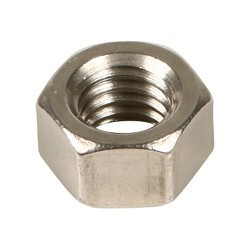
#> input picture examples/data/nuts_n_bolts_master/all_svm/test/nuts/0052.jpg, 250 x 250 px, found by its file name
$ jupyter execute --allow-errors 06.basic_ml_classifiers.ipynb   (older library calls are emulated)
#> lines starting #> are read from the running program, lines starting #| are printed output that depends on the picture; after the words box and inside, x2 and y2 are one past the last pixel; in counts of white or black regions, pixels touching at a corner belong together
#> in load_data_from_imgs, image is the input picture: shape (250, 250, 3); mean B, G, R 209.3, 215.4, 219.7
# Basic ML Classifiers

[cell 1]
import os
from os import path

import numpy as np
import cv2
from skimage import io, color, transform
import matplotlib.pyplot as plt

[cell 2]
def resize_image(img, size, padding=255):
    '''
    Resize the given image to specified size
    Inputs:
        img = Image to be resized (Numpy NDArray)
        size = Scalar value. Image will be resized to (size, size)
    Returns:
        reszd_img = Resized image (Numpy NDArray)
    '''
#> called with size = 250, padding = 255
    # Append zeros or ones based on the choice of padding
    # to maintain the aspect ratio of the image
    rows, cols = img.shape[:2]
#> rows = 250; cols = 250
    max_size = max(rows, cols)
#> max_size = 250
    canvas = np.ones((max_size, max_size), np.uint8) * padding

    # Place the actual image at the center of the canvas
    c_x, c_y = max_size / 2, max_size / 2
#> c_x = 125; c_y = 125
    x_beg = max(0, c_x - (cols / 2))
#> x_beg = 0
    y_beg = max(0, c_y - (rows / 2))
#> y_beg = 0
    x_end, y_end = x_beg + cols, y_beg + rows
#> x_end = 250; y_end = 250
    canvas[y_beg: y_end, x_beg: x_end] = img

    # Resize the image and write to op_dir_path specified
    reszd_img = transform.resize(canvas, (size, size))
    reszd_img = np.asarray(reszd_img * 255, np.uint8)
    return reszd_img

[cell 3]
def extract_features(image):
    '''
    Extract the features from the Image
    '''
    gray_img = cv2.cvtColor(image, cv2.COLOR_BGR2GRAY)
    gray_img = resize_image(gray_img, 250)
    gray_img = cv2.GaussianBlur(gray_img, (5, 5), 0)

    # Binarize the image using Adaptive thresholding
    th, bin_img = cv2.threshold(gray_img, 250, 255, cv2.THRESH_BINARY_INV)
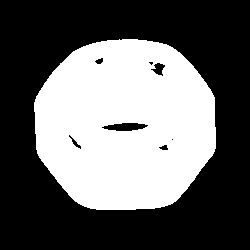
#> bin_img: shape (250, 250); 39.6% white; 1 white region, box (x1, y1, x2, y2) and area: (34, 39, 216, 210) 24736

    # Close the holes by Morphological operations (Erosion and Dilation)
    struct_elem = cv2.getStructuringElement(cv2.MORPH_RECT, (5, 5))
    smooth_bin_img = cv2.erode(bin_img, struct_elem, iterations=1)
#> smooth_bin_img: shape (250, 250); 36.2% white; 1 white region, box (x1, y1, x2, y2) and area: (36, 41, 214, 208) 22656
    smooth_bin_img = cv2.dilate(smooth_bin_img, struct_elem, iterations=2)
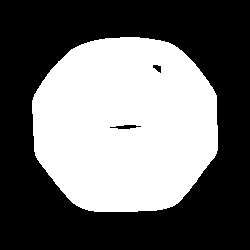
#> smooth_bin_img: shape (250, 250); 42.4% white; 1 white region

    # Find all the contours from the binary image
    img, contours, heirarchy = cv2.findContours(smooth_bin_img, cv2.RETR_EXTERNAL, cv2.CHAIN_APPROX_SIMPLE)
#> contours = 1 contour; box (x1, y1, x2, y2) and area: (32, 37, 218, 212) 26368

    # Find the circularity
    x, y, w, h = cv2.boundingRect(contours[0])
#> x = 32; y = 37; w = 186; h = 175
    rect_area = w * h
#> rect_area = 32550
    contour_area = cv2.contourArea(contours[0])
#> contour_area = 26368
    circularity = contour_area / rect_area
#> circularity = 0.81

    # Find the compactness
    mask_img = np.zeros_like(smooth_bin_img)
    mask_img = cv2.drawContours(mask_img, [contours[0]], -1, 255, -1)
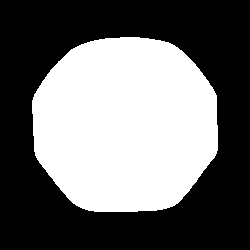
#> mask_img: shape (250, 250); 42.6% white; 1 white region, box (x1, y1, x2, y2) and area: (32, 37, 218, 212) 26630
    white_mask_img = cv2.bitwise_and(smooth_bin_img, smooth_bin_img, mask=mask_img)
    white_area = cv2.countNonZero(white_mask_img)
#> white_area = 26515
    compactness = white_area / contour_area
#> compactness = 1.01

    features = [circularity, compactness]
#> features = [0.81, 1.01]

    return features

[cell 4]
def load_data_from_imgs(data_dir, class_label):
    '''
    Read images from the data directory
    Extract features from images and load that into array
    '''
    all_features = []
    for img_name in os.listdir(data_dir):
        img_path = path.join(data_dir, img_name)
        image = cv2.imread(img_path)
        img_features = extract_features(image)
#> img_features = [0.81, 1.01]
        img_features.append(class_label)
        all_features.append(img_features)
    all_features = np.array(all_features, np.float)
#> all_features = [[0.81, 1.01, 0]]
    return all_features

[cell 5]
def test_model(model, X, y):
    '''
    Test the trained model with the test data
    '''
    pred_acc_list = []
    for sample, label in zip(X, y):
        pred = model.predict(sample.reshape(1, -1))[0]
        pred_acc_list.append(int(pred) == int(label))
    accuracy = sum(pred_acc_list) / float(len(pred_acc_list)) * 100
    return accuracy

[cell 6]
data_dir = '../data/nuts_n_bolts_master/all_svm/'
train_dir = path.join(data_dir, 'train')
test_dir = path.join(data_dir, 'test')

# Collect the Training and Test data
nuts_class, bolts_class = 0, 1
train_nuts_data = load_data_from_imgs(path.join(train_dir, 'nuts'), nuts_class)
train_bolts_data = load_data_from_imgs(path.join(train_dir, 'bolts'), bolts_class)
#> call 2 of load_data_from_imgs, with class_label = 1
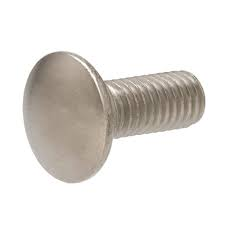
#> input picture examples/data/nuts_n_bolts_master/all_svm/test/bolts/0058.jpg, 225 x 225 px, found by its file name
#> in load_data_from_imgs, image is the input picture: shape (225, 225, 3); mean B, G, R 221.7, 225.3, 228.5
#> in extract_features (call 2), `th, bin_img = cv2.threshold(gray_img, 250, 255, cv2.THRESH_BINARY_INV)`: bin_img: shape (250, 250); 31.2% white; 1 white region, box (x1, y1, x2, y2) and area: (23, 55, 230, 206) 19475
#> in extract_features (call 2), `smooth_bin_img = cv2.erode(bin_img, struct_elem, iterations=1)`: smooth_bin_img: shape (250, 250); 28.8% white; 1 white region, box (x1, y1, x2, y2) and area: (25, 57, 228, 204) 18004
#> in extract_features (call 2), `smooth_bin_img = cv2.dilate(smooth_bin_img, struct_elem, iterations=2)`:
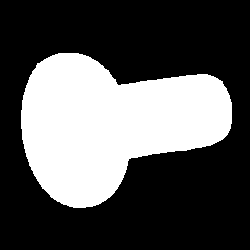
#> smooth_bin_img: shape (250, 250); 33.5% white; 1 white region
#> in extract_features (call 2), `img, contours, heirarchy = cv2.findContours(smooth_bin_img, cv2.RETR_E..`: contours = 1 contour; box (x1, y1, x2, y2) and area: (21, 53, 232, 208) 20668
#> in extract_features (call 2), `x, y, w, h = cv2.boundingRect(contours[0])`: x = 21; y = 53; w = 211; h = 155
#> in extract_features (call 2), `rect_area = w * h`: rect_area = 32705
#> in extract_features (call 2), `contour_area = cv2.contourArea(contours[0])`: contour_area = 20667.5
#> in extract_features (call 2), `circularity = contour_area / rect_area`: circularity = 0.632
#> in extract_features (call 2), `white_area = cv2.countNonZero(white_mask_img)`: white_area = 20956
#> in extract_features (call 2), `features = [circularity, compactness]`: features = [0.632, 1.01]
#> in load_data_from_imgs (call 2), `all_features = np.array(all_features, np.float)`: all_features = [[0.632, 1.01, 1]]
train_data = np.append(train_nuts_data, train_bolts_data, axis=0)
#> train_data = [[0.81, 1.01, 0], [0.632, 1.01, 1]]
np.random.shuffle(train_data)

# Test data
test_nuts_data = load_data_from_imgs(path.join(test_dir, 'nuts'), nuts_class)
#> in extract_features (call 3), `img, contours, heirarchy = cv2.findContours(smooth_bin_img, cv2.RETR_E..`: contours = 1 contour; box (x1, y1, x2, y2) and area: (32, 37, 218, 212) 26368
test_bolts_data = load_data_from_imgs(path.join(test_dir, 'bolts'), bolts_class)
#> in extract_features (call 4), `img, contours, heirarchy = cv2.findContours(smooth_bin_img, cv2.RETR_E..`: contours = 1 contour; box (x1, y1, x2, y2) and area: (21, 53, 232, 208) 20668
test_data = np.append(test_nuts_data, test_bolts_data, axis=0)
#> test_data = [[0.81, 1.01, 0], [0.632, 1.01, 1]]
np.random.shuffle(test_data)

[cell 7]
from sklearn import tree
X, y = train_data[:, :2], train_data[:, 2]
#> X = [[0.632, 1.01], [0.81, 1.01]]; y = [1, 0]
test_X, test_y = test_data[:, :2], test_data[:, 2]
#> test_X = [[0.81, 1.01], [0.632, 1.01]]; test_y = [0, 1]
dec_tr_clf = tree.DecisionTreeClassifier()
dec_tr_clf = dec_tr_clf.fit(X, y)

[cell 8]
print('Accuracy', test_model(dec_tr_clf, test_X, test_y))
#> the loop in test_model, `for sample, label in zip(X, y):` made 2 passes
#> (sample, label, pred) on passes 1 to 2: ([0.81, 1.01], 0, 0), ([0.632, 1.01], 1, 1)
#> after the loop in test_model, `for sample, label in zip(X, y):`: pred_acc_list = [True, True]
#> in test_model, `accuracy = sum(pred_acc_list) / float(len(pred_acc_list)) * 100`: accuracy = 100
#| Accuracy 100.0

[cell 9]
import graphviz
dot_data = tree.export_graphviz(dec_tr_clf, out_file=None,
                                feature_names=['circularity', 'compactness'],
                                class_names=['Nut', 'Bolt'],
                                filled=True, rounded=True,
                                special_characters=True)
#> (the rest of this cell did not finish here and is left out)

[cell 10]
plot_step = 0.02
x_min, x_max = X[:, 0].min() - 1, X[:, 0].max() + 1
#> x_min = -0.368; x_max = 1.81
y_min, y_max = X[:, 1].min() - 1, X[:, 1].max() + 1
#> y_min = 0.00557; y_max = 2.01
xx, yy = np.meshgrid(np.arange(x_min, x_max, plot_step),
                     np.arange(y_min, y_max, plot_step))

Z = dec_tr_clf.predict(np.c_[xx.ravel(), yy.ravel()])
#> Z = 11009 values from 0 to 1
Z = Z.reshape(xx.shape)
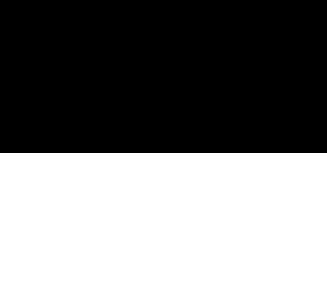
#> Z: shape (101, 109) float64 (shown 3 times larger); values 0 (black) and 1 (white), 49.5% white; 1 white region, box (x1, y1, x2, y2) and area: (0, 51, 109, 101) 5450
cs = plt.contourf(xx, yy, Z, cmap=plt.cm.RdYlBu)
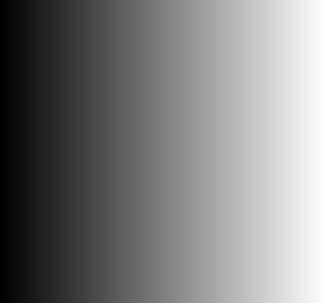
#> xx: shape (101, 109) float64 (shown 3 times larger); min -0.368, max 1.79, mean 0.712; drawn with min black and max white

plt.xlabel('Circularity')
plt.ylabel('Compactness')
target_names = ['Nut', 'Bolt']

# Plot the training points
for i, color in zip(range(2), 'rb'):
    idx = np.where(y == i)
    plt.scatter(X[idx, 0], X[idx, 1], c=color, label=target_names[i],
                cmap=plt.cm.RdYlBu, edgecolor='black', s=20)
#> this loop made 2 passes
#> idx on passes 1 to 2: ([1],), ([0],)
plt.xlim([0.2, 1.2])
plt.ylim([0.2, 1.5])
plt.show()
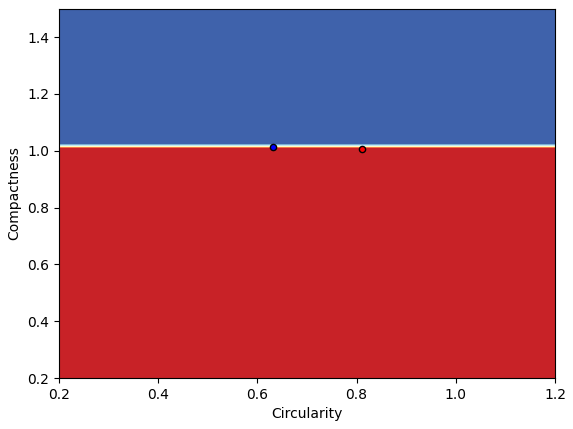
#> figure drawn by matplotlib, 1 panel

## Logistic Regression

[cell 11]
from sklearn import linear_model
log_reg_clf = linear_model.LogisticRegression()

# we create an instance of Neighbours Classifier and fit the data.
log_reg_clf.fit(X, y)

[cell 12]
print('Logistic Regression Accuracy = ', test_model(log_reg_clf, test_X, test_y))
#> the loop in test_model (call 2), `for sample, label in zip(X, y):` made 2 passes
#| Logistic Regression Accuracy =  100.0

### Logistic Regression Visualization

[cell 13]
h = .02  # step size in the mesh
# Plot the decision boundary. For that, we will assign a color to each
# point in the mesh [x_min, x_max]x[y_min, y_max].
x_min, x_max = X[:, 0].min() - .5, X[:, 0].max() + .5
#> x_min = 0.132; x_max = 1.31
y_min, y_max = X[:, 1].min() - .5, X[:, 1].max() + .5
#> y_min = 0.506; y_max = 1.51
xx, yy = np.meshgrid(np.arange(x_min, x_max, h), np.arange(y_min, y_max, h))
Z = log_reg_clf.predict(np.c_[xx.ravel(), yy.ravel()])

# Put the result into a color plot
Z = Z.reshape(xx.shape)
plt.figure(1, figsize=(4, 3))
plt.pcolormesh(xx, yy, Z, cmap=plt.cm.RdYlBu)
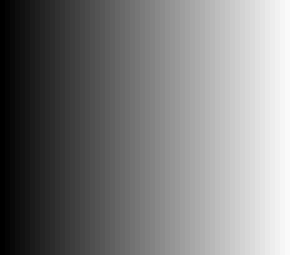
#> xx: shape (51, 59) float64 (shown 5 times larger); min 0.132, max 1.29, mean 0.712; drawn with min black and max white

# Plot also the training points
y_clrs = ['r' if elem==0 else 'b' for elem in y]
#> y_clrs = ['b', 'r']
plt.scatter(X[:, 0], X[:, 1], c=y_clrs, edgecolors='k', cmap=plt.cm.Paired)
plt.xlabel('Circularity')
plt.ylabel('Compactness')

plt.xlim([0.1, 1.2])
plt.ylim([0.2, 1.5])

plt.show()
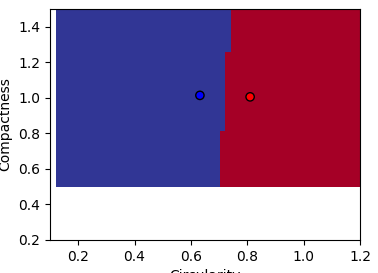
#> figure drawn by matplotlib, 1 panel
